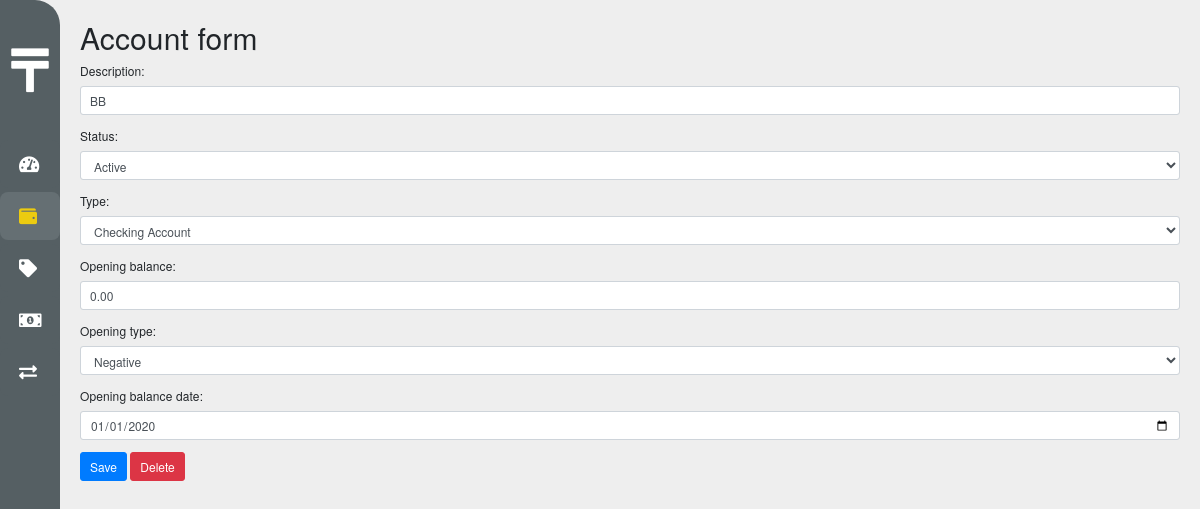
/accounts/1, run on the app's committed database.
### core/models.py (models this page shows, shortened)
class Account(BaseModel):
    description = models.CharField(max_length=25, null=False, blank=False)
    status = models.IntegerField(
        choices=StatusChoises.choices, default=StatusChoises.ACTIVE)
    type = models.IntegerField(
        choices=AccountTypeChoises.choices, default=AccountTypeChoises.CA)
    opening_balance = models.DecimalField(max_digits=10, decimal_places=2)
    opening_type = models.IntegerField(
        choices=MovementTypeChoises.choices, default=MovementTypeChoises.POSITIVE)
    opening_balance_date = models.DateField()

### core/views.py (the view)
# urls.py: path('accounts/<int:pk>', views.account_form, name='account_form'),
def account_form(request, pk):
    account = get_object_or_404(Account, pk=pk)
    if request.method == 'POST':
        form = AccountForm(request.POST, instance=account)
        if form.is_valid():
            form.save()
            return redirect('account_list')
    form = AccountForm(instance=account)
    return render(request, 'account/account_form.html', {'form': form, 'id': pk})

### core/forms.py
class AccountForm(ModelForm):
    opening_balance_date = DateField(autofocus=True)
    class Meta:
        model = Account
        fields = ['description', 'status', 'type', 'opening_balance',
                  'opening_type', 'opening_balance_date']

### core/templatetags/tags.py (called while the page is built)
@register.filter('startswith')
def startswith(text, starts):
    if isinstance(text, str):
        return text.startswith(starts)
    return False

### core/templates/account/account_form.html (shortened to what this page needs)
{% extends ajax|yesno:'base_ajax.html,base.html' %}
{% load static %}
{% block main %}
<h1>Account form</h1>
{% url 'account_delete' id as delete_url %}
<form method="post" action="{{ url_post }}?next={{ next }}">
  {% include 'includes/bootstrap_form.html' with form=form %}
  <button type="submit" class="btn btn-primary">Save</button>
  {% if not ajax %}
  <button type="button" class="btn btn-danger" data-toggle="modal" data-target="#modalDelete">Delete</button>
  {% endif %}
</form>
{% endblock main %}

### core/templates/includes/bootstrap_form.html (shortened to what this page needs)
{% load widget_tweaks %}
{% for field in form.visible_fields %}
  <div class="form-group">
    {{ field.label_tag }}
    {% if form.is_bound %}
      {% if field.errors %}
        {% render_field field class="form-control is-invalid" %}
        {% for error in field.errors %}
          <div class="invalid-feedback">
            {{ error }}
          </div>
        {% endfor %}
      {% else %}
        {% render_field field class="form-control is-valid" %}
      {% endif %}
    {% else %}
      {% render_field field class="form-control" %}
    {% endif %}
  </div>
{% endfor %}

### data on the page
Account: description "BB" "Active" "Checking Account" "0.00" "Negative" "01/01/2020"

### other printed values
{{ field.label_tag }} "Description:" "Status:" "Type:" "Opening balance:" "Opening type:" "Opening balance date:"
